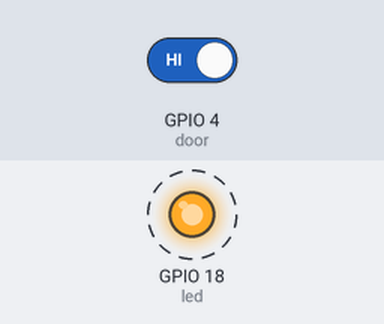
Bench run of a program on a simulated Raspberry Pi (BCM pin numbers). Parts: output pins drawn as LEDs (lit = HIGH). Dashed ring = blinking. The test bench sets the inputs (shaded band); at power-on: GPIO 4 (door) HIGH. The clock reads 2024-03-15 10:24:30 at power-on unless the program sets it; files the program writes start out absent; the camera gives no picture and a still takes 0.5 s.

Above: at 9.8 s.
9.9 s: GPIO 4 (door) driven HIGH
At 11.5 s:
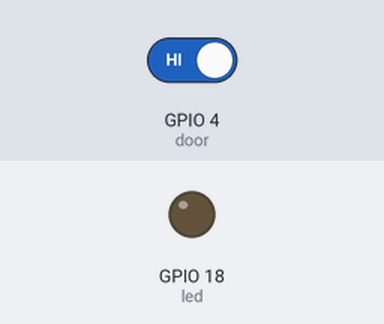
At 13.4 s:
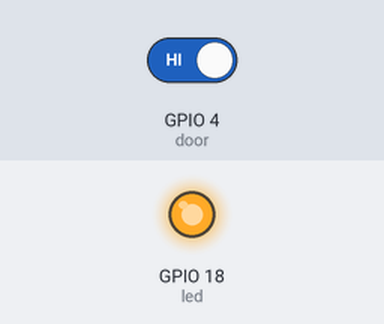
Timing chart, 0 to 23.5 s (numbered marks = the images above; inputs shaded):
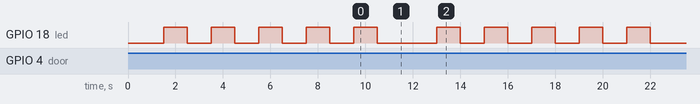

The program:

main.py
```python
import datetime
import time
import picamera
import RPi.GPIO as gpio


t = datetime.datetime.now()
led = 18
door = 4

gpio.setmode(gpio.BCM)
gpio.setwarnings(False)
gpio.setup(led,gpio.OUT)
gpio.setup(door,gpio.IN,pull_up_down=gpio.PUD_UP)

output = ""

def take_picture():
    global output
    output = t.strftime("%m-%d-%Y %H:%M:%S")+'.png'
    with picamera.PiCamera() as camera:
        camera.hflip = True
        camera.capture(output)

def unauth_picture():
    global output
    output = "/home/pi/Desktop/UnauthorizedAccess/"+t.strftime("%m-%d-%Y %H:%M:%S")+'.png'
    with picamera.PiCamera() as camera:
        camera.hflip = True
        camera.capture(output)


def blink(led):
    gpio.output(led,True)
    time.sleep(1)
    gpio.output(led,False)
    time.sleep(1)
    return

#def cardswipe():
#    while True:
#        card = input()
#        f.write("Harvard ID Number: " + card[1:17] + " Time: " + t.strftime("%m-%d-%Y %H:%M:%S"))
#        f.write('\n')
        #f.write(';')
#        f.close()
#        take_picture()
#        time.sleep(1)
        #return

#gpio.cleanup()

#while True:
#    cardswipe()

while True:
    if gpio.input(door):
        time.sleep(1)
        unauth_picture()
        f = open("Unauthorized Access Log"+'.txt','a')
        f.write("Storage Unit Box Opened : " + " Time: " + t.strftime("%m-%d-%Y %H:%M:%S"))
        f.write('\n')
        f.write(';')
        f.close()
        for i in range(0,5):
            blink(led)

gpio.cleanup()
```

Measured:
- by itself, GPIO 18 (led): repeats every 2.0 s: HIGH 1.0 s, LOW 1.0 s
